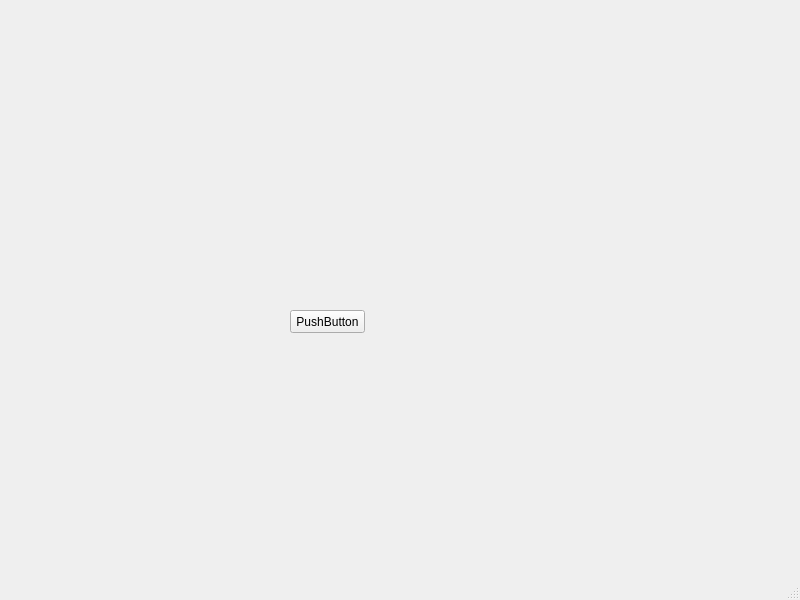
<?xml version="1.0" encoding="UTF-8"?>
<ui version="4.0">
 <class>MainWindow</class>
 <widget class="QMainWindow" name="MainWindow">
  <property name="geometry">
   <rect>
    <x>0</x>
    <y>0</y>
    <width>800</width>
    <height>600</height>
   </rect>
  </property>
  <property name="windowTitle">
   <string>MainWindow</string>
  </property>
  <widget class="QWidget" name="centralwidget">
   <widget class="QPushButton" name="pushButton">
    <property name="geometry">
     <rect>
      <x>290</x>
      <y>310</y>
      <width>75</width>
      <height>23</height>
     </rect>
    </property>
    <property name="text">
     <string>PushButton</string>
    </property>
   </widget>
  </widget>
  <widget class="QMenuBar" name="menubar">
   <property name="geometry">
    <rect>
     <x>0</x>
     <y>0</y>
     <width>800</width>
     <height>21</height>
    </rect>
   </property>
  </widget>
  <widget class="QStatusBar" name="statusbar"/>
 </widget>
 <resources/>
 <connections/>
</ui>
